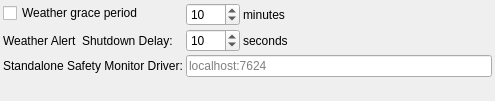
<?xml version="1.0" encoding="UTF-8"?>
<ui version="4.0">
 <class>OpsWeatherSettings</class>
 <widget class="QWidget" name="OpsWeatherSettings">
  <property name="geometry">
   <rect>
    <x>0</x>
    <y>0</y>
    <width>495</width>
    <height>101</height>
   </rect>
  </property>
  <property name="windowTitle">
   <string>TabWidget</string>
  </property>
  <layout class="QVBoxLayout" name="verticalLayout">
   <property name="spacing">
    <number>3</number>
   </property>
   <property name="leftMargin">
    <number>3</number>
   </property>
   <property name="topMargin">
    <number>3</number>
   </property>
   <property name="rightMargin">
    <number>3</number>
   </property>
   <property name="bottomMargin">
    <number>3</number>
   </property>
   <item>
    <layout class="QFormLayout" name="formLayout">
     <property name="horizontalSpacing">
      <number>3</number>
     </property>
     <property name="verticalSpacing">
      <number>3</number>
     </property>
     <item row="0" column="0">
      <widget class="QCheckBox" name="kcfg_SchedulerWeather">
       <property name="toolTip">
        <string>&lt;html&gt;&lt;head/&gt;&lt;body&gt;&lt;p&gt;&lt;span style=&quot; font-weight:700;&quot;&gt;Enable Weather-Based Scheduling:&lt;/span&gt; Prevents new jobs from starting during weather warnings or alerts. Existing jobs continue during warnings, but are aborted during alerts. System initiates a soft shutdown and waits for improved conditions or grace period expiration, after which the current job is terminated.&lt;/p&gt;&lt;/body&gt;&lt;/html&gt;</string>
       </property>
       <property name="text">
        <string>Weather grace period</string>
       </property>
      </widget>
     </item>
     <item row="0" column="1">
      <layout class="QHBoxLayout" name="horizontalLayout">
       <item>
        <widget class="QSpinBox" name="kcfg_SchedulerWeatherGracePeriod">
         <property name="toolTip">
          <string>Wait this many minutes for the weather to improve before giving up. Set to 0 to wait indefinitely (scheduler keeps monitoring until weather improves).</string>
         </property>
         <property name="minimum">
          <number>0</number>
         </property>
         <property name="maximum">
          <number>1440</number>
         </property>
         <property name="singleStep">
          <number>10</number>
         </property>
         <property name="value">
          <number>10</number>
         </property>
        </widget>
       </item>
       <item>
        <widget class="QLabel" name="label_3">
         <property name="text">
          <string>minutes</string>
         </property>
        </widget>
       </item>
       <item>
        <spacer name="horizontalSpacer">
         <property name="orientation">
          <enum>Qt::Orientation::Horizontal</enum>
         </property>
         <property name="sizeHint" stdset="0">
          <size>
           <width>40</width>
           <height>20</height>
          </size>
         </property>
        </spacer>
       </item>
      </layout>
     </item>
     <item row="1" column="0">
      <widget class="QLabel" name="label">
       <property name="toolTip">
        <string>&lt;html&gt;&lt;head/&gt;&lt;body&gt;&lt;p&gt;Wait this many seconds when detecting weather alert before starting observatory shutdown.&lt;/p&gt;&lt;/body&gt;&lt;/html&gt;</string>
       </property>
       <property name="text">
        <string>Weather Alert  Shutdown Delay:</string>
       </property>
      </widget>
     </item>
     <item row="1" column="1">
      <layout class="QHBoxLayout" name="horizontalLayout_2">
       <item>
        <widget class="QSpinBox" name="kcfg_SchedulerWeatherShutdownDelay">
         <property name="maximum">
          <number>1440</number>
         </property>
         <property name="value">
          <number>10</number>
         </property>
        </widget>
       </item>
       <item>
        <widget class="QLabel" name="label_4">
         <property name="text">
          <string>seconds</string>
         </property>
        </widget>
       </item>
       <item>
        <spacer name="horizontalSpacer_2">
         <property name="orientation">
          <enum>Qt::Orientation::Horizontal</enum>
         </property>
         <property name="sizeHint" stdset="0">
          <size>
           <width>40</width>
           <height>20</height>
          </size>
         </property>
        </spacer>
       </item>
      </layout>
     </item>
     <item row="2" column="0">
      <widget class="QLabel" name="label_2">
       <property name="text">
        <string>Standalone Safety Monitor Driver:</string>
       </property>
      </widget>
     </item>
     <item row="2" column="1">
      <widget class="QLineEdit" name="kcfg_SchedulerSafetyMonitorConnectionString">
       <property name="toolTip">
        <string>Connection string for the INDI Safety Monitor driver. The scheduler uses this to continuously monitor safety conditions and evaluate whether it is safe to operate the observatory.</string>
       </property>
       <property name="placeholderText">
        <string>localhost:7624</string>
       </property>
      </widget>
     </item>
    </layout>
   </item>
   <item>
    <spacer name="verticalSpacer">
     <property name="orientation">
      <enum>Qt::Orientation::Vertical</enum>
     </property>
     <property name="sizeHint" stdset="0">
      <size>
       <width>20</width>
       <height>40</height>
      </size>
     </property>
    </spacer>
   </item>
  </layout>
 </widget>
 <resources/>
 <connections/>
</ui>
